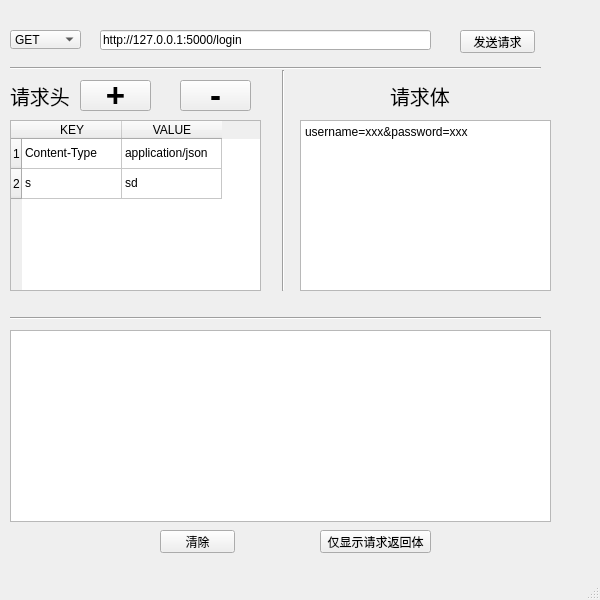
<?xml version="1.0" encoding="UTF-8"?>
<ui version="4.0">
 <class>MainWindow</class>
 <widget class="QMainWindow" name="MainWindow">
  <property name="geometry">
   <rect>
    <x>0</x>
    <y>0</y>
    <width>600</width>
    <height>600</height>
   </rect>
  </property>
  <property name="windowTitle">
   <string>HttpTestDemo</string>
  </property>
  <widget class="QWidget" name="centralwidget">
   <widget class="QComboBox" name="comboBox">
    <property name="geometry">
     <rect>
      <x>10</x>
      <y>30</y>
      <width>71</width>
      <height>19</height>
     </rect>
    </property>
    <item>
     <property name="text">
      <string>GET</string>
     </property>
    </item>
    <item>
     <property name="text">
      <string>POST</string>
     </property>
    </item>
   </widget>
   <widget class="QLineEdit" name="lineEdit">
    <property name="geometry">
     <rect>
      <x>100</x>
      <y>30</y>
      <width>331</width>
      <height>20</height>
     </rect>
    </property>
    <property name="text">
     <string>http://127.0.0.1:5000/login</string>
    </property>
   </widget>
   <widget class="QPushButton" name="pushButton">
    <property name="geometry">
     <rect>
      <x>460</x>
      <y>30</y>
      <width>75</width>
      <height>23</height>
     </rect>
    </property>
    <property name="text">
     <string>发送请求</string>
    </property>
   </widget>
   <widget class="Line" name="line">
    <property name="geometry">
     <rect>
      <x>10</x>
      <y>60</y>
      <width>531</width>
      <height>16</height>
     </rect>
    </property>
    <property name="orientation">
     <enum>Qt::Horizontal</enum>
    </property>
   </widget>
   <widget class="QLabel" name="label">
    <property name="geometry">
     <rect>
      <x>10</x>
      <y>80</y>
      <width>71</width>
      <height>31</height>
     </rect>
    </property>
    <property name="font">
     <font>
      <pointsize>15</pointsize>
     </font>
    </property>
    <property name="text">
     <string>请求头</string>
    </property>
   </widget>
   <widget class="QPushButton" name="pushButton_2">
    <property name="geometry">
     <rect>
      <x>80</x>
      <y>80</y>
      <width>71</width>
      <height>31</height>
     </rect>
    </property>
    <property name="font">
     <font>
      <pointsize>25</pointsize>
      <weight>75</weight>
      <bold>true</bold>
     </font>
    </property>
    <property name="text">
     <string>+</string>
    </property>
   </widget>
   <widget class="QPushButton" name="pushButton_3">
    <property name="geometry">
     <rect>
      <x>180</x>
      <y>80</y>
      <width>71</width>
      <height>31</height>
     </rect>
    </property>
    <property name="font">
     <font>
      <pointsize>25</pointsize>
      <weight>75</weight>
      <bold>true</bold>
     </font>
    </property>
    <property name="text">
     <string>-</string>
    </property>
   </widget>
   <widget class="Line" name="line_2">
    <property name="geometry">
     <rect>
      <x>273</x>
      <y>70</y>
      <width>20</width>
      <height>221</height>
     </rect>
    </property>
    <property name="orientation">
     <enum>Qt::Vertical</enum>
    </property>
   </widget>
   <widget class="Line" name="line_3">
    <property name="geometry">
     <rect>
      <x>10</x>
      <y>310</y>
      <width>531</width>
      <height>16</height>
     </rect>
    </property>
    <property name="orientation">
     <enum>Qt::Horizontal</enum>
    </property>
   </widget>
   <widget class="QLabel" name="label_2">
    <property name="geometry">
     <rect>
      <x>390</x>
      <y>80</y>
      <width>71</width>
      <height>31</height>
     </rect>
    </property>
    <property name="font">
     <font>
      <pointsize>15</pointsize>
     </font>
    </property>
    <property name="text">
     <string>请求体</string>
    </property>
   </widget>
   <widget class="QPlainTextEdit" name="plainTextEdit">
    <property name="geometry">
     <rect>
      <x>300</x>
      <y>120</y>
      <width>251</width>
      <height>171</height>
     </rect>
    </property>
    <property name="plainText">
     <string>username=xxx&amp;password=xxx</string>
    </property>
   </widget>
   <widget class="QTableWidget" name="tableWidget">
    <property name="geometry">
     <rect>
      <x>10</x>
      <y>120</y>
      <width>251</width>
      <height>171</height>
     </rect>
    </property>
    <row>
     <property name="text">
      <string>1</string>
     </property>
    </row>
    <row>
     <property name="text">
      <string>2</string>
     </property>
    </row>
    <column>
     <property name="text">
      <string>KEY</string>
     </property>
    </column>
    <column>
     <property name="text">
      <string>VALUE</string>
     </property>
    </column>
    <item row="0" column="0">
     <property name="text">
      <string>Content-Type</string>
     </property>
    </item>
    <item row="0" column="1">
     <property name="text">
      <string>application/json</string>
     </property>
    </item>
    <item row="1" column="0">
     <property name="text">
      <string>s</string>
     </property>
    </item>
    <item row="1" column="1">
     <property name="text">
      <string>sd</string>
     </property>
    </item>
   </widget>
   <widget class="QTextBrowser" name="textBrowser">
    <property name="geometry">
     <rect>
      <x>10</x>
      <y>330</y>
      <width>541</width>
      <height>192</height>
     </rect>
    </property>
    <property name="html">
     <string>&lt;!DOCTYPE HTML PUBLIC &quot;-//W3C//DTD HTML 4.0//EN&quot; &quot;http://www.w3.org/TR/REC-html40/strict.dtd&quot;&gt;
&lt;html&gt;&lt;head&gt;&lt;meta name=&quot;qrichtext&quot; content=&quot;1&quot; /&gt;&lt;style type=&quot;text/css&quot;&gt;
p, li { white-space: pre-wrap; }
&lt;/style&gt;&lt;/head&gt;&lt;body style=&quot; font-family:'SimSun'; font-size:9pt; font-weight:400; font-style:normal;&quot;&gt;
&lt;p style=&quot;-qt-paragraph-type:empty; margin-top:0px; margin-bottom:0px; margin-left:0px; margin-right:0px; -qt-block-indent:0; text-indent:0px;&quot;&gt;&lt;br /&gt;&lt;/p&gt;&lt;/body&gt;&lt;/html&gt;</string>
    </property>
   </widget>
   <widget class="QPushButton" name="pushButton_4">
    <property name="geometry">
     <rect>
      <x>160</x>
      <y>530</y>
      <width>75</width>
      <height>23</height>
     </rect>
    </property>
    <property name="text">
     <string>清除</string>
    </property>
   </widget>
   <widget class="QPushButton" name="pushButton_5">
    <property name="geometry">
     <rect>
      <x>320</x>
      <y>530</y>
      <width>111</width>
      <height>23</height>
     </rect>
    </property>
    <property name="text">
     <string>仅显示请求返回体</string>
    </property>
   </widget>
  </widget>
  <widget class="QMenuBar" name="menubar">
   <property name="geometry">
    <rect>
     <x>0</x>
     <y>0</y>
     <width>600</width>
     <height>22</height>
    </rect>
   </property>
  </widget>
  <widget class="QStatusBar" name="statusbar"/>
 </widget>
 <resources/>
 <connections/>
</ui>
